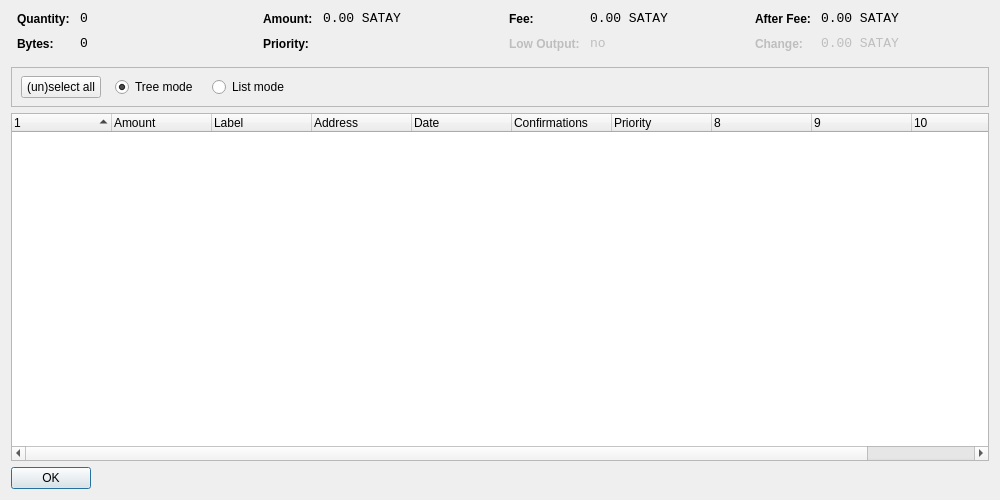
<?xml version="1.0" encoding="UTF-8"?>
<ui version="4.0">
 <class>CoinControlDialog</class>
 <widget class="QDialog" name="CoinControlDialog">
  <property name="geometry">
   <rect>
    <x>0</x>
    <y>0</y>
    <width>1000</width>
    <height>500</height>
   </rect>
  </property>
  <property name="windowTitle">
   <string>Coin Control</string>
  </property>
  <layout class="QVBoxLayout" name="verticalLayout">
   <item>
    <layout class="QHBoxLayout" name="horizontalLayoutTop" stretch="0,0,0,0">
     <property name="topMargin">
      <number>0</number>
     </property>
     <property name="bottomMargin">
      <number>10</number>
     </property>
     <item>
      <layout class="QFormLayout" name="formLayoutCoinControl1">
       <property name="horizontalSpacing">
        <number>10</number>
       </property>
       <property name="verticalSpacing">
        <number>10</number>
       </property>
       <property name="leftMargin">
        <number>6</number>
       </property>
       <property name="rightMargin">
        <number>6</number>
       </property>
       <item row="0" column="0">
        <widget class="QLabel" name="labelCoinControlQuantityText">
         <property name="styleSheet">
          <string notr="true">font-weight:bold;</string>
         </property>
         <property name="text">
          <string>Quantity:</string>
         </property>
        </widget>
       </item>
       <item row="0" column="1">
        <widget class="QLabel" name="labelCoinControlQuantity">
         <property name="font">
          <font>
           <family>Monospace</family>
           <pointsize>10</pointsize>
          </font>
         </property>
         <property name="cursor">
          <cursorShape>IBeamCursor</cursorShape>
         </property>
         <property name="contextMenuPolicy">
          <enum>Qt::ActionsContextMenu</enum>
         </property>
         <property name="text">
          <string notr="true">0</string>
         </property>
         <property name="textInteractionFlags">
          <set>Qt::LinksAccessibleByMouse|Qt::TextSelectableByKeyboard|Qt::TextSelectableByMouse</set>
         </property>
        </widget>
       </item>
       <item row="1" column="0">
        <widget class="QLabel" name="labelCoinControlBytesText">
         <property name="styleSheet">
          <string notr="true">font-weight:bold;</string>
         </property>
         <property name="text">
          <string>Bytes:</string>
         </property>
        </widget>
       </item>
       <item row="1" column="1">
        <widget class="QLabel" name="labelCoinControlBytes">
         <property name="font">
          <font>
           <family>Monospace</family>
           <pointsize>10</pointsize>
          </font>
         </property>
         <property name="cursor">
          <cursorShape>IBeamCursor</cursorShape>
         </property>
         <property name="contextMenuPolicy">
          <enum>Qt::ActionsContextMenu</enum>
         </property>
         <property name="text">
          <string notr="true">0</string>
         </property>
         <property name="textInteractionFlags">
          <set>Qt::LinksAccessibleByMouse|Qt::TextSelectableByKeyboard|Qt::TextSelectableByMouse</set>
         </property>
        </widget>
       </item>
      </layout>
     </item>
     <item>
      <layout class="QFormLayout" name="formLayoutCoinControl2">
       <property name="horizontalSpacing">
        <number>10</number>
       </property>
       <property name="verticalSpacing">
        <number>10</number>
       </property>
       <property name="leftMargin">
        <number>6</number>
       </property>
       <property name="rightMargin">
        <number>6</number>
       </property>
       <item row="0" column="0">
        <widget class="QLabel" name="labelCoinControlAmountText">
         <property name="styleSheet">
          <string notr="true">font-weight:bold;</string>
         </property>
         <property name="text">
          <string>Amount:</string>
         </property>
        </widget>
       </item>
       <item row="0" column="1">
        <widget class="QLabel" name="labelCoinControlAmount">
         <property name="font">
          <font>
           <family>Monospace</family>
           <pointsize>10</pointsize>
          </font>
         </property>
         <property name="cursor">
          <cursorShape>IBeamCursor</cursorShape>
         </property>
         <property name="contextMenuPolicy">
          <enum>Qt::ActionsContextMenu</enum>
         </property>
         <property name="text">
          <string notr="true">0.00 SATAY</string>
         </property>
         <property name="textInteractionFlags">
          <set>Qt::LinksAccessibleByMouse|Qt::TextSelectableByKeyboard|Qt::TextSelectableByMouse</set>
         </property>
        </widget>
       </item>
       <item row="1" column="0">
        <widget class="QLabel" name="labelCoinControlPriorityText">
         <property name="styleSheet">
          <string notr="true">font-weight:bold;</string>
         </property>
         <property name="text">
          <string>Priority:</string>
         </property>
        </widget>
       </item>
       <item row="1" column="1">
        <widget class="QLabel" name="labelCoinControlPriority">
         <property name="font">
          <font>
           <family>Monospace</family>
           <pointsize>10</pointsize>
          </font>
         </property>
         <property name="cursor">
          <cursorShape>IBeamCursor</cursorShape>
         </property>
         <property name="contextMenuPolicy">
          <enum>Qt::ActionsContextMenu</enum>
         </property>
         <property name="text">
          <string/>
         </property>
         <property name="textInteractionFlags">
          <set>Qt::LinksAccessibleByMouse|Qt::TextSelectableByKeyboard|Qt::TextSelectableByMouse</set>
         </property>
        </widget>
       </item>
      </layout>
     </item>
     <item>
      <layout class="QFormLayout" name="formLayoutCoinControl3">
       <property name="horizontalSpacing">
        <number>10</number>
       </property>
       <property name="verticalSpacing">
        <number>10</number>
       </property>
       <property name="leftMargin">
        <number>6</number>
       </property>
       <property name="rightMargin">
        <number>6</number>
       </property>
       <item row="0" column="0">
        <widget class="QLabel" name="labelCoinControlFeeText">
         <property name="styleSheet">
          <string notr="true">font-weight:bold;</string>
         </property>
         <property name="text">
          <string>Fee:</string>
         </property>
        </widget>
       </item>
       <item row="0" column="1">
        <widget class="QLabel" name="labelCoinControlFee">
         <property name="font">
          <font>
           <family>Monospace</family>
           <pointsize>10</pointsize>
          </font>
         </property>
         <property name="cursor">
          <cursorShape>IBeamCursor</cursorShape>
         </property>
         <property name="contextMenuPolicy">
          <enum>Qt::ActionsContextMenu</enum>
         </property>
         <property name="text">
          <string notr="true">0.00 SATAY</string>
         </property>
         <property name="textInteractionFlags">
          <set>Qt::LinksAccessibleByMouse|Qt::TextSelectableByKeyboard|Qt::TextSelectableByMouse</set>
         </property>
        </widget>
       </item>
       <item row="1" column="0">
        <widget class="QLabel" name="labelCoinControlLowOutputText">
         <property name="enabled">
          <bool>false</bool>
         </property>
         <property name="styleSheet">
          <string notr="true">font-weight:bold;</string>
         </property>
         <property name="text">
          <string>Low Output:</string>
         </property>
        </widget>
       </item>
       <item row="1" column="1">
        <widget class="QLabel" name="labelCoinControlLowOutput">
         <property name="enabled">
          <bool>false</bool>
         </property>
         <property name="font">
          <font>
           <family>Monospace</family>
           <pointsize>10</pointsize>
          </font>
         </property>
         <property name="cursor">
          <cursorShape>IBeamCursor</cursorShape>
         </property>
         <property name="contextMenuPolicy">
          <enum>Qt::ActionsContextMenu</enum>
         </property>
         <property name="text">
          <string notr="true">no</string>
         </property>
         <property name="textInteractionFlags">
          <set>Qt::LinksAccessibleByMouse|Qt::TextSelectableByKeyboard|Qt::TextSelectableByMouse</set>
         </property>
        </widget>
       </item>
      </layout>
     </item>
     <item>
      <layout class="QFormLayout" name="formLayoutCoinControl4">
       <property name="horizontalSpacing">
        <number>10</number>
       </property>
       <property name="verticalSpacing">
        <number>10</number>
       </property>
       <property name="leftMargin">
        <number>6</number>
       </property>
       <property name="rightMargin">
        <number>6</number>
       </property>
       <item row="0" column="0">
        <widget class="QLabel" name="labelCoinControlAfterFeeText">
         <property name="styleSheet">
          <string notr="true">font-weight:bold;</string>
         </property>
         <property name="text">
          <string>After Fee:</string>
         </property>
        </widget>
       </item>
       <item row="0" column="1">
        <widget class="QLabel" name="labelCoinControlAfterFee">
         <property name="font">
          <font>
           <family>Monospace</family>
           <pointsize>10</pointsize>
          </font>
         </property>
         <property name="cursor">
          <cursorShape>IBeamCursor</cursorShape>
         </property>
         <property name="contextMenuPolicy">
          <enum>Qt::ActionsContextMenu</enum>
         </property>
         <property name="text">
          <string notr="true">0.00 SATAY</string>
         </property>
         <property name="textInteractionFlags">
          <set>Qt::LinksAccessibleByMouse|Qt::TextSelectableByKeyboard|Qt::TextSelectableByMouse</set>
         </property>
        </widget>
       </item>
       <item row="1" column="0">
        <widget class="QLabel" name="labelCoinControlChangeText">
         <property name="enabled">
          <bool>false</bool>
         </property>
         <property name="styleSheet">
          <string notr="true">font-weight:bold;</string>
         </property>
         <property name="text">
          <string>Change:</string>
         </property>
        </widget>
       </item>
       <item row="1" column="1">
        <widget class="QLabel" name="labelCoinControlChange">
         <property name="enabled">
          <bool>false</bool>
         </property>
         <property name="font">
          <font>
           <family>Monospace</family>
           <pointsize>10</pointsize>
          </font>
         </property>
         <property name="cursor">
          <cursorShape>IBeamCursor</cursorShape>
         </property>
         <property name="contextMenuPolicy">
          <enum>Qt::ActionsContextMenu</enum>
         </property>
         <property name="text">
          <string notr="true">0.00 SATAY</string>
         </property>
         <property name="textInteractionFlags">
          <set>Qt::LinksAccessibleByMouse|Qt::TextSelectableByKeyboard|Qt::TextSelectableByMouse</set>
         </property>
        </widget>
       </item>
      </layout>
     </item>
    </layout>
   </item>
   <item>
    <widget class="QFrame" name="frame">
     <property name="minimumSize">
      <size>
       <width>0</width>
       <height>40</height>
      </size>
     </property>
     <property name="frameShape">
      <enum>QFrame::StyledPanel</enum>
     </property>
     <property name="frameShadow">
      <enum>QFrame::Sunken</enum>
     </property>
     <widget class="QWidget" name="horizontalLayoutWidget">
      <property name="geometry">
       <rect>
        <x>10</x>
        <y>0</y>
        <width>781</width>
        <height>41</height>
       </rect>
      </property>
      <layout class="QHBoxLayout" name="horizontalLayoutPanel" stretch="0,0,0,0,0">
       <property name="spacing">
        <number>14</number>
       </property>
       <item>
        <widget class="QPushButton" name="pushButtonSelectAll">
         <property name="sizePolicy">
          <sizepolicy hsizetype="Maximum" vsizetype="Fixed">
           <horstretch>0</horstretch>
           <verstretch>0</verstretch>
          </sizepolicy>
         </property>
         <property name="text">
          <string>(un)select all</string>
         </property>
        </widget>
       </item>
       <item>
        <widget class="QRadioButton" name="radioTreeMode">
         <property name="sizePolicy">
          <sizepolicy hsizetype="Maximum" vsizetype="Fixed">
           <horstretch>0</horstretch>
           <verstretch>0</verstretch>
          </sizepolicy>
         </property>
         <property name="text">
          <string>Tree mode</string>
         </property>
         <property name="checked">
          <bool>true</bool>
         </property>
        </widget>
       </item>
       <item>
        <widget class="QRadioButton" name="radioListMode">
         <property name="sizePolicy">
          <sizepolicy hsizetype="Maximum" vsizetype="Fixed">
           <horstretch>0</horstretch>
           <verstretch>0</verstretch>
          </sizepolicy>
         </property>
         <property name="text">
          <string>List mode</string>
         </property>
        </widget>
       </item>
       <item>
        <spacer name="horizontalSpacer">
         <property name="orientation">
          <enum>Qt::Horizontal</enum>
         </property>
         <property name="sizeHint" stdset="0">
          <size>
           <width>40</width>
           <height>20</height>
          </size>
         </property>
        </spacer>
       </item>
      </layout>
     </widget>
    </widget>
   </item>
   <item>
    <widget class="CoinControlTreeWidget" name="treeWidget">
     <property name="contextMenuPolicy">
      <enum>Qt::CustomContextMenu</enum>
     </property>
     <property name="sortingEnabled">
      <bool>false</bool>
     </property>
     <property name="columnCount">
      <number>11</number>
     </property>
     <attribute name="headerShowSortIndicator" stdset="0">
      <bool>true</bool>
     </attribute>
     <attribute name="headerStretchLastSection">
      <bool>false</bool>
     </attribute>
     <column>
      <property name="text">
       <string/>
      </property>
     </column>
     <column>
      <property name="text">
       <string>Amount</string>
      </property>
     </column>
     <column>
      <property name="text">
       <string>Label</string>
      </property>
     </column>
     <column>
      <property name="text">
       <string>Address</string>
      </property>
     </column>
     <column>
      <property name="text">
       <string>Date</string>
      </property>
     </column>
     <column>
      <property name="text">
       <string>Confirmations</string>
      </property>
      <property name="toolTip">
       <string>Confirmed</string>
      </property>
     </column>
     <column>
      <property name="text">
       <string>Priority</string>
      </property>
     </column>
     <column>
      <property name="text">
       <string/>
      </property>
     </column>
     <column>
      <property name="text">
       <string/>
      </property>
     </column>
     <column>
      <property name="text">
       <string/>
      </property>
     </column>
     <column>
      <property name="text">
       <string/>
      </property>
     </column>
    </widget>
   </item>
   <item>
    <widget class="QDialogButtonBox" name="buttonBox">
     <property name="sizePolicy">
      <sizepolicy hsizetype="Maximum" vsizetype="Fixed">
       <horstretch>0</horstretch>
       <verstretch>0</verstretch>
      </sizepolicy>
     </property>
     <property name="orientation">
      <enum>Qt::Horizontal</enum>
     </property>
     <property name="standardButtons">
      <set>QDialogButtonBox::Ok</set>
     </property>
    </widget>
   </item>
  </layout>
 </widget>
 <customwidgets>
  <customwidget>
   <class>CoinControlTreeWidget</class>
   <extends>QTreeWidget</extends>
   <header>coincontroltreewidget.h</header>
  </customwidget>
 </customwidgets>
 <resources/>
 <connections/>
</ui>
